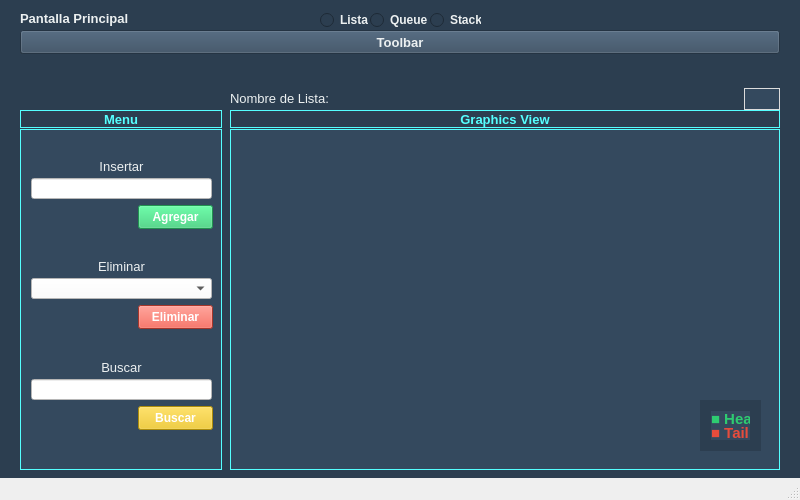
<?xml version="1.0" encoding="UTF-8"?>
<ui version="4.0">
 <class>MainWindowClass</class>
 <widget class="QMainWindow" name="MainWindowClass">
  <property name="geometry">
   <rect>
    <x>0</x>
    <y>0</y>
    <width>800</width>
    <height>500</height>
   </rect>
  </property>
  <property name="font">
   <font>
    <pointsize>10</pointsize>
   </font>
  </property>
  <property name="windowTitle">
   <string>MainWindow</string>
  </property>
  <property name="styleSheet">
   <string notr="true"/>
  </property>
  <widget class="QWidget" name="centralWidget">
   <property name="styleSheet">
    <string notr="true">background-color: rgb(44, 62, 80);</string>
   </property>
   <widget class="QLabel" name="label_titulo">
    <property name="geometry">
     <rect>
      <x>20</x>
      <y>10</y>
      <width>211</width>
      <height>16</height>
     </rect>
    </property>
    <property name="font">
     <font>
      <family>Segoe UI</family>
      <pointsize>10</pointsize>
      <italic>false</italic>
      <bold>true</bold>
     </font>
    </property>
    <property name="styleSheet">
     <string notr="true">color: rgb(236, 240, 241);</string>
    </property>
    <property name="text">
     <string>Pantalla Principal</string>
    </property>
   </widget>
   <widget class="QFrame" name="frame_menu">
    <property name="geometry">
     <rect>
      <x>20</x>
      <y>129</y>
      <width>202</width>
      <height>341</height>
     </rect>
    </property>
    <property name="palette">
     <palette>
      <active>
       <colorrole role="WindowText">
        <brush brushstyle="SolidPattern">
         <color alpha="255">
          <red>85</red>
          <green>255</green>
          <blue>255</blue>
         </color>
        </brush>
       </colorrole>
       <colorrole role="Button">
        <brush brushstyle="SolidPattern">
         <color alpha="255">
          <red>52</red>
          <green>73</green>
          <blue>94</blue>
         </color>
        </brush>
       </colorrole>
       <colorrole role="Light">
        <brush brushstyle="SolidPattern">
         <color alpha="255">
          <red>255</red>
          <green>255</green>
          <blue>255</blue>
         </color>
        </brush>
       </colorrole>
       <colorrole role="Midlight">
        <brush brushstyle="SolidPattern">
         <color alpha="255">
          <red>222</red>
          <green>222</green>
          <blue>222</blue>
         </color>
        </brush>
       </colorrole>
       <colorrole role="Dark">
        <brush brushstyle="SolidPattern">
         <color alpha="255">
          <red>94</red>
          <green>94</green>
          <blue>94</blue>
         </color>
        </brush>
       </colorrole>
       <colorrole role="Mid">
        <brush brushstyle="SolidPattern">
         <color alpha="255">
          <red>126</red>
          <green>126</green>
          <blue>126</blue>
         </color>
        </brush>
       </colorrole>
       <colorrole role="Text">
        <brush brushstyle="SolidPattern">
         <color alpha="255">
          <red>85</red>
          <green>255</green>
          <blue>255</blue>
         </color>
        </brush>
       </colorrole>
       <colorrole role="BrightText">
        <brush brushstyle="SolidPattern">
         <color alpha="255">
          <red>255</red>
          <green>255</green>
          <blue>255</blue>
         </color>
        </brush>
       </colorrole>
       <colorrole role="ButtonText">
        <brush brushstyle="SolidPattern">
         <color alpha="255">
          <red>85</red>
          <green>255</green>
          <blue>255</blue>
         </color>
        </brush>
       </colorrole>
       <colorrole role="Base">
        <brush brushstyle="SolidPattern">
         <color alpha="255">
          <red>52</red>
          <green>73</green>
          <blue>94</blue>
         </color>
        </brush>
       </colorrole>
       <colorrole role="Window">
        <brush brushstyle="SolidPattern">
         <color alpha="255">
          <red>52</red>
          <green>73</green>
          <blue>94</blue>
         </color>
        </brush>
       </colorrole>
       <colorrole role="Shadow">
        <brush brushstyle="SolidPattern">
         <color alpha="255">
          <red>0</red>
          <green>0</green>
          <blue>0</blue>
         </color>
        </brush>
       </colorrole>
       <colorrole role="AlternateBase">
        <brush brushstyle="SolidPattern">
         <color alpha="255">
          <red>222</red>
          <green>222</green>
          <blue>222</blue>
         </color>
        </brush>
       </colorrole>
       <colorrole role="ToolTipBase">
        <brush brushstyle="SolidPattern">
         <color alpha="255">
          <red>255</red>
          <green>255</green>
          <blue>220</blue>
         </color>
        </brush>
       </colorrole>
       <colorrole role="ToolTipText">
        <brush brushstyle="SolidPattern">
         <color alpha="255">
          <red>0</red>
          <green>0</green>
          <blue>0</blue>
         </color>
        </brush>
       </colorrole>
       <colorrole role="PlaceholderText">
        <brush brushstyle="SolidPattern">
         <color alpha="128">
          <red>85</red>
          <green>255</green>
          <blue>255</blue>
         </color>
        </brush>
       </colorrole>
      </active>
      <inactive>
       <colorrole role="WindowText">
        <brush brushstyle="SolidPattern">
         <color alpha="255">
          <red>85</red>
          <green>255</green>
          <blue>255</blue>
         </color>
        </brush>
       </colorrole>
       <colorrole role="Button">
        <brush brushstyle="SolidPattern">
         <color alpha="255">
          <red>52</red>
          <green>73</green>
          <blue>94</blue>
         </color>
        </brush>
       </colorrole>
       <colorrole role="Light">
        <brush brushstyle="SolidPattern">
         <color alpha="255">
          <red>255</red>
          <green>255</green>
          <blue>255</blue>
         </color>
        </brush>
       </colorrole>
       <colorrole role="Midlight">
        <brush brushstyle="SolidPattern">
         <color alpha="255">
          <red>227</red>
          <green>227</green>
          <blue>227</blue>
         </color>
        </brush>
       </colorrole>
       <colorrole role="Dark">
        <brush brushstyle="SolidPattern">
         <color alpha="255">
          <red>160</red>
          <green>160</green>
          <blue>160</blue>
         </color>
        </brush>
       </colorrole>
       <colorrole role="Mid">
        <brush brushstyle="SolidPattern">
         <color alpha="255">
          <red>160</red>
          <green>160</green>
          <blue>160</blue>
         </color>
        </brush>
       </colorrole>
       <colorrole role="Text">
        <brush brushstyle="SolidPattern">
         <color alpha="255">
          <red>85</red>
          <green>255</green>
          <blue>255</blue>
         </color>
        </brush>
       </colorrole>
       <colorrole role="BrightText">
        <brush brushstyle="SolidPattern">
         <color alpha="255">
          <red>255</red>
          <green>255</green>
          <blue>255</blue>
         </color>
        </brush>
       </colorrole>
       <colorrole role="ButtonText">
        <brush brushstyle="SolidPattern">
         <color alpha="255">
          <red>85</red>
          <green>255</green>
          <blue>255</blue>
         </color>
        </brush>
       </colorrole>
       <colorrole role="Base">
        <brush brushstyle="SolidPattern">
         <color alpha="255">
          <red>52</red>
          <green>73</green>
          <blue>94</blue>
         </color>
        </brush>
       </colorrole>
       <colorrole role="Window">
        <brush brushstyle="SolidPattern">
         <color alpha="255">
          <red>52</red>
          <green>73</green>
          <blue>94</blue>
         </color>
        </brush>
       </colorrole>
       <colorrole role="Shadow">
        <brush brushstyle="SolidPattern">
         <color alpha="255">
          <red>105</red>
          <green>105</green>
          <blue>105</blue>
         </color>
        </brush>
       </colorrole>
       <colorrole role="AlternateBase">
        <brush brushstyle="SolidPattern">
         <color alpha="255">
          <red>245</red>
          <green>245</green>
          <blue>245</blue>
         </color>
        </brush>
       </colorrole>
       <colorrole role="ToolTipBase">
        <brush brushstyle="SolidPattern">
         <color alpha="255">
          <red>255</red>
          <green>255</green>
          <blue>220</blue>
         </color>
        </brush>
       </colorrole>
       <colorrole role="ToolTipText">
        <brush brushstyle="SolidPattern">
         <color alpha="255">
          <red>0</red>
          <green>0</green>
          <blue>0</blue>
         </color>
        </brush>
       </colorrole>
       <colorrole role="PlaceholderText">
        <brush brushstyle="SolidPattern">
         <color alpha="128">
          <red>85</red>
          <green>255</green>
          <blue>255</blue>
         </color>
        </brush>
       </colorrole>
      </inactive>
      <disabled>
       <colorrole role="WindowText">
        <brush brushstyle="SolidPattern">
         <color alpha="255">
          <red>85</red>
          <green>255</green>
          <blue>255</blue>
         </color>
        </brush>
       </colorrole>
       <colorrole role="Button">
        <brush brushstyle="SolidPattern">
         <color alpha="255">
          <red>52</red>
          <green>73</green>
          <blue>94</blue>
         </color>
        </brush>
       </colorrole>
       <colorrole role="Light">
        <brush brushstyle="SolidPattern">
         <color alpha="255">
          <red>255</red>
          <green>255</green>
          <blue>255</blue>
         </color>
        </brush>
       </colorrole>
       <colorrole role="Midlight">
        <brush brushstyle="SolidPattern">
         <color alpha="255">
          <red>222</red>
          <green>222</green>
          <blue>222</blue>
         </color>
        </brush>
       </colorrole>
       <colorrole role="Dark">
        <brush brushstyle="SolidPattern">
         <color alpha="255">
          <red>94</red>
          <green>94</green>
          <blue>94</blue>
         </color>
        </brush>
       </colorrole>
       <colorrole role="Mid">
        <brush brushstyle="SolidPattern">
         <color alpha="255">
          <red>126</red>
          <green>126</green>
          <blue>126</blue>
         </color>
        </brush>
       </colorrole>
       <colorrole role="Text">
        <brush brushstyle="SolidPattern">
         <color alpha="255">
          <red>85</red>
          <green>255</green>
          <blue>255</blue>
         </color>
        </brush>
       </colorrole>
       <colorrole role="BrightText">
        <brush brushstyle="SolidPattern">
         <color alpha="255">
          <red>255</red>
          <green>255</green>
          <blue>255</blue>
         </color>
        </brush>
       </colorrole>
       <colorrole role="ButtonText">
        <brush brushstyle="SolidPattern">
         <color alpha="255">
          <red>85</red>
          <green>255</green>
          <blue>255</blue>
         </color>
        </brush>
       </colorrole>
       <colorrole role="Base">
        <brush brushstyle="SolidPattern">
         <color alpha="255">
          <red>52</red>
          <green>73</green>
          <blue>94</blue>
         </color>
        </brush>
       </colorrole>
       <colorrole role="Window">
        <brush brushstyle="SolidPattern">
         <color alpha="255">
          <red>52</red>
          <green>73</green>
          <blue>94</blue>
         </color>
        </brush>
       </colorrole>
       <colorrole role="Shadow">
        <brush brushstyle="SolidPattern">
         <color alpha="255">
          <red>0</red>
          <green>0</green>
          <blue>0</blue>
         </color>
        </brush>
       </colorrole>
       <colorrole role="AlternateBase">
        <brush brushstyle="SolidPattern">
         <color alpha="255">
          <red>245</red>
          <green>245</green>
          <blue>245</blue>
         </color>
        </brush>
       </colorrole>
       <colorrole role="ToolTipBase">
        <brush brushstyle="SolidPattern">
         <color alpha="255">
          <red>255</red>
          <green>255</green>
          <blue>220</blue>
         </color>
        </brush>
       </colorrole>
       <colorrole role="ToolTipText">
        <brush brushstyle="SolidPattern">
         <color alpha="255">
          <red>0</red>
          <green>0</green>
          <blue>0</blue>
         </color>
        </brush>
       </colorrole>
       <colorrole role="PlaceholderText">
        <brush brushstyle="SolidPattern">
         <color alpha="128">
          <red>85</red>
          <green>255</green>
          <blue>255</blue>
         </color>
        </brush>
       </colorrole>
      </disabled>
     </palette>
    </property>
    <property name="font">
     <font>
      <pointsize>10</pointsize>
      <italic>false</italic>
      <bold>false</bold>
     </font>
    </property>
    <property name="layoutDirection">
     <enum>Qt::LeftToRight</enum>
    </property>
    <property name="styleSheet">
     <string notr="true">background-color: rgb(52, 73, 94);
color: rgb(85, 255, 255);</string>
    </property>
    <property name="frameShape">
     <enum>QFrame::Box</enum>
    </property>
    <property name="frameShadow">
     <enum>QFrame::Plain</enum>
    </property>
    <widget class="QLineEdit" name="txt_buscar">
     <property name="geometry">
      <rect>
       <x>11</x>
       <y>250</y>
       <width>181</width>
       <height>21</height>
      </rect>
     </property>
     <property name="styleSheet">
      <string notr="true">background-color: rgb(255, 255, 255);
color: rgb(0, 0, 0);</string>
     </property>
    </widget>
    <widget class="QLabel" name="label_buscar">
     <property name="geometry">
      <rect>
       <x>5</x>
       <y>228</y>
       <width>193</width>
       <height>20</height>
      </rect>
     </property>
     <property name="sizePolicy">
      <sizepolicy hsizetype="Minimum" vsizetype="Preferred">
       <horstretch>0</horstretch>
       <verstretch>0</verstretch>
      </sizepolicy>
     </property>
     <property name="font">
      <font>
       <pointsize>10</pointsize>
       <italic>false</italic>
       <bold>false</bold>
      </font>
     </property>
     <property name="styleSheet">
      <string notr="true">color: rgb(236, 240, 241);</string>
     </property>
     <property name="text">
      <string>Buscar</string>
     </property>
     <property name="alignment">
      <set>Qt::AlignCenter</set>
     </property>
    </widget>
    <widget class="QPushButton" name="butt_buscar">
     <property name="geometry">
      <rect>
       <x>118</x>
       <y>277</y>
       <width>75</width>
       <height>24</height>
      </rect>
     </property>
     <property name="sizePolicy">
      <sizepolicy hsizetype="Minimum" vsizetype="Fixed">
       <horstretch>0</horstretch>
       <verstretch>0</verstretch>
      </sizepolicy>
     </property>
     <property name="font">
      <font>
       <pointsize>9</pointsize>
       <italic>false</italic>
       <bold>true</bold>
      </font>
     </property>
     <property name="styleSheet">
      <string notr="true">color: rgb(255, 255, 255);
background-color: rgb(241, 196, 15);</string>
     </property>
     <property name="text">
      <string>Buscar</string>
     </property>
    </widget>
    <widget class="QComboBox" name="combo_eliminar">
     <property name="geometry">
      <rect>
       <x>11</x>
       <y>149</y>
       <width>181</width>
       <height>21</height>
      </rect>
     </property>
     <property name="styleSheet">
      <string notr="true">background-color: rgb(255, 255, 255);
color: rgb(0, 0, 0);
</string>
     </property>
    </widget>
    <widget class="QLabel" name="label_eliminar">
     <property name="geometry">
      <rect>
       <x>5</x>
       <y>127</y>
       <width>193</width>
       <height>20</height>
      </rect>
     </property>
     <property name="sizePolicy">
      <sizepolicy hsizetype="Minimum" vsizetype="Preferred">
       <horstretch>0</horstretch>
       <verstretch>0</verstretch>
      </sizepolicy>
     </property>
     <property name="font">
      <font>
       <pointsize>10</pointsize>
       <italic>false</italic>
       <bold>false</bold>
      </font>
     </property>
     <property name="styleSheet">
      <string notr="true">color: rgb(236, 240, 241);</string>
     </property>
     <property name="text">
      <string>Eliminar</string>
     </property>
     <property name="alignment">
      <set>Qt::AlignCenter</set>
     </property>
    </widget>
    <widget class="QPushButton" name="butt_eliminar">
     <property name="geometry">
      <rect>
       <x>118</x>
       <y>176</y>
       <width>75</width>
       <height>24</height>
      </rect>
     </property>
     <property name="sizePolicy">
      <sizepolicy hsizetype="Minimum" vsizetype="Fixed">
       <horstretch>0</horstretch>
       <verstretch>0</verstretch>
      </sizepolicy>
     </property>
     <property name="font">
      <font>
       <pointsize>9</pointsize>
       <italic>false</italic>
       <bold>true</bold>
      </font>
     </property>
     <property name="styleSheet">
      <string notr="true">color: rgb(255, 255, 255);
background-color: rgb(231, 76, 60);</string>
     </property>
     <property name="text">
      <string>Eliminar</string>
     </property>
    </widget>
    <widget class="QLabel" name="label_insertar">
     <property name="geometry">
      <rect>
       <x>5</x>
       <y>27</y>
       <width>193</width>
       <height>20</height>
      </rect>
     </property>
     <property name="sizePolicy">
      <sizepolicy hsizetype="Minimum" vsizetype="Preferred">
       <horstretch>0</horstretch>
       <verstretch>0</verstretch>
      </sizepolicy>
     </property>
     <property name="font">
      <font>
       <pointsize>10</pointsize>
       <italic>false</italic>
       <bold>false</bold>
       <underline>false</underline>
       <strikeout>false</strikeout>
       <stylestrategy>PreferDefault</stylestrategy>
      </font>
     </property>
     <property name="styleSheet">
      <string notr="true">color: rgb(236, 240, 241);</string>
     </property>
     <property name="text">
      <string>Insertar</string>
     </property>
     <property name="alignment">
      <set>Qt::AlignCenter</set>
     </property>
    </widget>
    <widget class="QLineEdit" name="txt_insertar">
     <property name="geometry">
      <rect>
       <x>11</x>
       <y>49</y>
       <width>181</width>
       <height>21</height>
      </rect>
     </property>
     <property name="sizePolicy">
      <sizepolicy hsizetype="Expanding" vsizetype="Fixed">
       <horstretch>0</horstretch>
       <verstretch>0</verstretch>
      </sizepolicy>
     </property>
     <property name="styleSheet">
      <string notr="true">background-color: rgb(255, 255, 255);
color: rgb(0, 0, 0);</string>
     </property>
    </widget>
    <widget class="QPushButton" name="butt_agregar">
     <property name="enabled">
      <bool>true</bool>
     </property>
     <property name="geometry">
      <rect>
       <x>118</x>
       <y>76</y>
       <width>75</width>
       <height>24</height>
      </rect>
     </property>
     <property name="sizePolicy">
      <sizepolicy hsizetype="Minimum" vsizetype="Fixed">
       <horstretch>0</horstretch>
       <verstretch>0</verstretch>
      </sizepolicy>
     </property>
     <property name="baseSize">
      <size>
       <width>0</width>
       <height>0</height>
      </size>
     </property>
     <property name="font">
      <font>
       <pointsize>9</pointsize>
       <italic>false</italic>
       <bold>true</bold>
      </font>
     </property>
     <property name="layoutDirection">
      <enum>Qt::LeftToRight</enum>
     </property>
     <property name="styleSheet">
      <string notr="true">color: rgb(255, 255, 255);
background-color: rgb(46, 204, 113);</string>
     </property>
     <property name="text">
      <string>Agregar</string>
     </property>
    </widget>
   </widget>
   <widget class="QRadioButton" name="rb_list">
    <property name="geometry">
     <rect>
      <x>320</x>
      <y>10</y>
      <width>51</width>
      <height>20</height>
     </rect>
    </property>
    <property name="font">
     <font>
      <pointsize>9</pointsize>
      <bold>true</bold>
     </font>
    </property>
    <property name="styleSheet">
     <string notr="true">color: rgb(236, 240, 241);</string>
    </property>
    <property name="text">
     <string>Lista</string>
    </property>
   </widget>
   <widget class="QRadioButton" name="rb_queue">
    <property name="geometry">
     <rect>
      <x>370</x>
      <y>10</y>
      <width>61</width>
      <height>20</height>
     </rect>
    </property>
    <property name="font">
     <font>
      <pointsize>9</pointsize>
      <bold>true</bold>
     </font>
    </property>
    <property name="styleSheet">
     <string notr="true">color: rgb(236, 240, 241);</string>
    </property>
    <property name="text">
     <string>Queue</string>
    </property>
   </widget>
   <widget class="QRadioButton" name="rb_stack">
    <property name="geometry">
     <rect>
      <x>430</x>
      <y>10</y>
      <width>51</width>
      <height>20</height>
     </rect>
    </property>
    <property name="font">
     <font>
      <pointsize>9</pointsize>
      <bold>true</bold>
     </font>
    </property>
    <property name="styleSheet">
     <string notr="true">color: rgb(236, 240, 241);</string>
    </property>
    <property name="text">
     <string>Stack</string>
    </property>
   </widget>
   <widget class="QComboBox" name="combo_opciones">
    <property name="geometry">
     <rect>
      <x>20</x>
      <y>33</y>
      <width>121</width>
      <height>21</height>
     </rect>
    </property>
    <property name="styleSheet">
     <string notr="true">background-color: rgb(51, 51, 51);
color: rgb(255, 255, 255);</string>
    </property>
    <item>
     <property name="text">
      <string>Crear Lista</string>
     </property>
    </item>
    <item>
     <property name="text">
      <string>Editar Lista (abrir)</string>
     </property>
    </item>
    <item>
     <property name="text">
      <string>Guardar Lista</string>
     </property>
    </item>
   </widget>
   <widget class="QPushButton" name="butt_toolbar">
    <property name="geometry">
     <rect>
      <x>20</x>
      <y>30</y>
      <width>760</width>
      <height>24</height>
     </rect>
    </property>
    <property name="font">
     <font>
      <pointsize>10</pointsize>
      <italic>false</italic>
      <bold>true</bold>
     </font>
    </property>
    <property name="styleSheet">
     <string notr="true">color: rgb(236, 240, 241);
background-color: rgb(52, 73, 94);</string>
    </property>
    <property name="text">
     <string>Toolbar</string>
    </property>
   </widget>
   <widget class="QLabel" name="label_nombre">
    <property name="geometry">
     <rect>
      <x>230</x>
      <y>90</y>
      <width>100</width>
      <height>16</height>
     </rect>
    </property>
    <property name="font">
     <font>
      <pointsize>10</pointsize>
      <bold>false</bold>
     </font>
    </property>
    <property name="styleSheet">
     <string notr="true">color: rgb(236, 240, 241);
</string>
    </property>
    <property name="text">
     <string>Nombre de Lista:</string>
    </property>
   </widget>
   <widget class="QLabel" name="label_nombre_archivo">
    <property name="geometry">
     <rect>
      <x>330</x>
      <y>90</y>
      <width>110</width>
      <height>16</height>
     </rect>
    </property>
    <property name="font">
     <font>
      <pointsize>10</pointsize>
     </font>
    </property>
    <property name="styleSheet">
     <string notr="true">color: rgb(220, 220, 220);
</string>
    </property>
    <property name="text">
     <string/>
    </property>
   </widget>
   <widget class="QLabel" name="label_tamano_valor">
    <property name="geometry">
     <rect>
      <x>744</x>
      <y>88</y>
      <width>36</width>
      <height>22</height>
     </rect>
    </property>
    <property name="font">
     <font>
      <pointsize>15</pointsize>
      <bold>true</bold>
     </font>
    </property>
    <property name="styleSheet">
     <string notr="true">color: rgb(220, 220, 220);
background-color: rgb(52, 73, 94);
</string>
    </property>
    <property name="frameShape">
     <enum>QFrame::Box</enum>
    </property>
    <property name="text">
     <string/>
    </property>
    <property name="alignment">
     <set>Qt::AlignCenter</set>
    </property>
   </widget>
   <widget class="QLabel" name="label_titulo_2">
    <property name="geometry">
     <rect>
      <x>20</x>
      <y>110</y>
      <width>202</width>
      <height>18</height>
     </rect>
    </property>
    <property name="font">
     <font>
      <family>Segoe UI</family>
      <pointsize>10</pointsize>
      <italic>false</italic>
      <bold>true</bold>
     </font>
    </property>
    <property name="styleSheet">
     <string notr="true">background-color: rgb(44, 62, 80);
color: rgb(85, 255, 255);</string>
    </property>
    <property name="frameShape">
     <enum>QFrame::Box</enum>
    </property>
    <property name="text">
     <string>Menu</string>
    </property>
    <property name="alignment">
     <set>Qt::AlignCenter</set>
    </property>
   </widget>
   <widget class="QGraphicsView" name="graphicsView">
    <property name="geometry">
     <rect>
      <x>230</x>
      <y>129</y>
      <width>550</width>
      <height>341</height>
     </rect>
    </property>
    <property name="styleSheet">
     <string notr="true">background-color: rgb(52, 73, 94);
color: rgb(85, 255, 255);</string>
    </property>
    <property name="frameShape">
     <enum>QFrame::Box</enum>
    </property>
    <property name="frameShadow">
     <enum>QFrame::Plain</enum>
    </property>
   </widget>
   <widget class="QLabel" name="label_titulo_4">
    <property name="geometry">
     <rect>
      <x>230</x>
      <y>110</y>
      <width>550</width>
      <height>18</height>
     </rect>
    </property>
    <property name="font">
     <font>
      <family>Segoe UI</family>
      <pointsize>10</pointsize>
      <italic>false</italic>
      <bold>true</bold>
     </font>
    </property>
    <property name="styleSheet">
     <string notr="true">background-color: rgb(44, 62, 80);
color: rgb(85, 255, 255);</string>
    </property>
    <property name="frameShape">
     <enum>QFrame::Box</enum>
    </property>
    <property name="text">
     <string>Graphics View</string>
    </property>
    <property name="alignment">
     <set>Qt::AlignCenter</set>
    </property>
   </widget>
   <widget class="QWidget" name="verticalLayoutWidget_3">
    <property name="geometry">
     <rect>
      <x>700</x>
      <y>400</y>
      <width>61</width>
      <height>51</height>
     </rect>
    </property>
    <layout class="QVBoxLayout" name="layout_guia_2">
     <property name="spacing">
      <number>0</number>
     </property>
     <item>
      <widget class="QLabel" name="label_nombre_3">
       <property name="font">
        <font>
         <pointsize>11</pointsize>
         <bold>true</bold>
        </font>
       </property>
       <property name="styleSheet">
        <string notr="true">background-color: rgb(52, 73, 94);
color: rgb(46, 204, 113);</string>
       </property>
       <property name="text">
        <string>■ Head</string>
       </property>
      </widget>
     </item>
     <item>
      <widget class="QLabel" name="label_nombre_5">
       <property name="font">
        <font>
         <pointsize>11</pointsize>
         <bold>true</bold>
        </font>
       </property>
       <property name="styleSheet">
        <string notr="true">background-color: rgb(52, 73, 94);
color: rgb(231, 76, 60);</string>
       </property>
       <property name="text">
        <string>■ Tail</string>
       </property>
      </widget>
     </item>
    </layout>
   </widget>
  </widget>
  <widget class="QStatusBar" name="statusBar"/>
  <action name="actionCrear_Lista">
   <property name="text">
    <string>Crear Lista</string>
   </property>
  </action>
  <action name="actionEditar_Lista">
   <property name="text">
    <string>Editar Lista (abrir)</string>
   </property>
  </action>
  <action name="actionGuardar_Lista">
   <property name="checkable">
    <bool>false</bool>
   </property>
   <property name="enabled">
    <bool>true</bool>
   </property>
   <property name="text">
    <string>Guardar Lista</string>
   </property>
   <property name="visible">
    <bool>true</bool>
   </property>
  </action>
 </widget>
 <layoutdefault spacing="6" margin="11"/>
 <resources>
  <include location="MainWindow.qrc"/>
 </resources>
 <connections/>
</ui>
